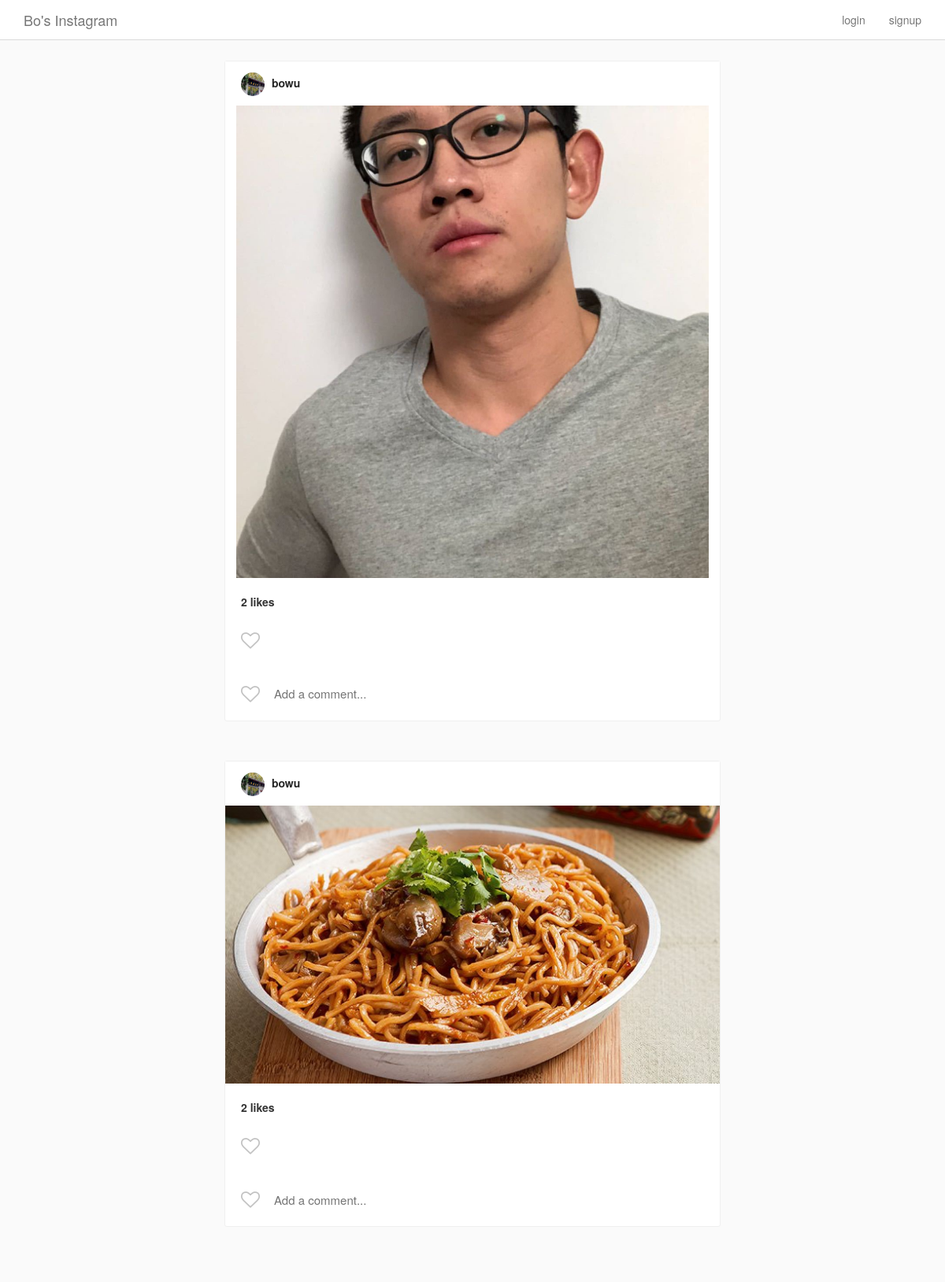
Page /instagram/posts/ on the earlier database version.
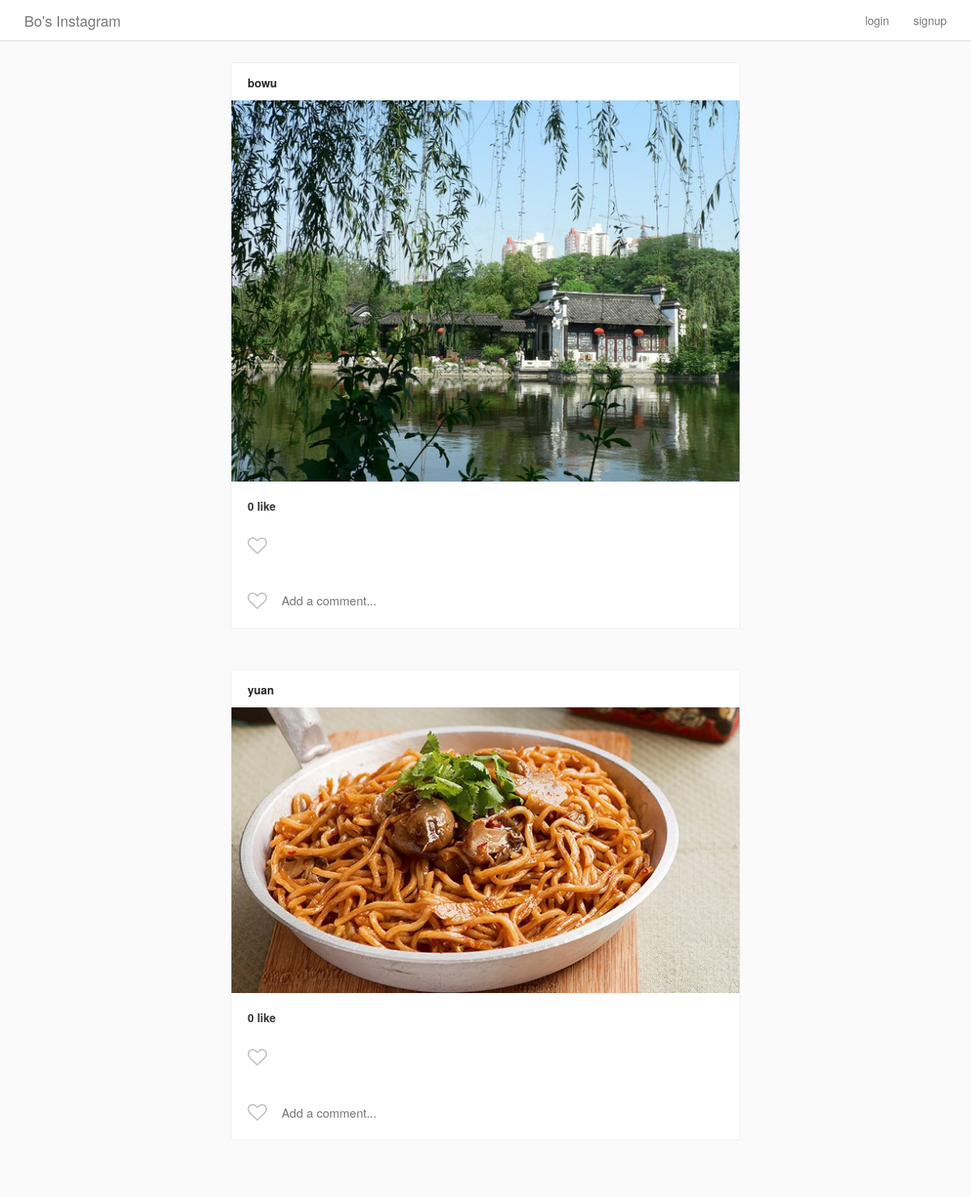
Same page on the later database version.
### Instagram/models.py (models this page shows, shortened)
class Post(models.Model):
    author = models.ForeignKey(
        InstagramUser,
        on_delete = models.CASCADE,
        related_name = 'posts'
    )
    title = models.TextField(blank=True, null=True)
    image = ProcessedImageField(
        upload_to = 'static/images/posts',
        format = 'JPEG',
        options = {'quality':100},
        blank = True,
        null = True
    )
    def get_like_count(self):
        return self.likes.count()

class InstagramUser(AbstractUser):
    profile_picture = ProcessedImageField(
        upload_to = 'static/images/profile_images',
        format = 'JPEG',
        options = {'quality':100},
        blank = True,
        null = True
    )

### Instagram/views.py (the view)
# urls.py: path('posts/', PostsView.as_view(), name='posts'),
class PostsView(ListView):
    context_object_name = "posts"
    model = Post
    template_name = 'index.html'

### Instagram/templatetags/custom_tags.py (called while the page is built)
@register.simple_tag
def user_liked_post(user, post):
    try:
        like = Like.objects.get(post=post, user=user)
        return "fa-heart"
    except:
        return "fa-heart-o"

### templates/index.html (shortened to what this page needs)
{% extends "base.html" %}
{% load custom_tags %}
{% block content %}
<div class="cards-listing">
    {% for post in object_list %}
        <div class="row">
            <div class="card view-update {{ post.id }}">
                <div class="card__panel-head">
                    <div class="poster__info">
                        <a href="{% url 'user_profile' post.author.pk %}" class="poster__name">
                            {% if post.author.profile_picture %}
                                <img class="poster__profilepic" src="/{{ post.author.profile_picture }}">
                            {% endif %}
                            {{ post.author.username }}
                        </a>
                    </div>
                </div>
                <a href="{% url 'post_detail' post.pk %}">
                    <img class="card__main-image" src="/{{ post.image }}">
                </a>
                <div class="card__panel-body">
                    <div class="likes">
                        {% if post.get_like_count %}
                            {{ post.get_like_count }} like{% if post.get_like_count > 1 %}s{% endif %}
                        {% else %}
                            0 like
                        {% endif %}
                    </div>
                    <section class="input-row">
                        <i class="fa {% user_liked_post user post %} submit-like" aria-hidden="true"></i>
                    </section>
                    <section class="input-row">
                        <i class="fa {% user_liked_post user post %} submit-like" aria-hidden="true"></i>
                        <div class="comment-input-wrapper">
                            <input class="add-comment" type="text" placeholder="Add a comment...">
                        </div>
                    </section>
                </div>
            </div>
        </div>
    {% endfor %}
</div>
{% endblock content %}

### templates/base.html (shortened to what this page needs)
<html>
    {% load static %}
    <head>
        <link href="{% static 'vendor/bootstrap/css/bootstrap.min.css' %}" rel="stylesheet">
        <link href="{% static 'vendor/font-awesome-4.6.3/css/font-awesome.min.css' %}" rel="stylesheet">
        <link href="{% static 'css/style.css' %}" rel="stylesheet">
    </head>
    <body>
        {% include 'header.html' %}
        <div class="content-wrapper">
            <div class="container">
                {% block content %}
                {% endblock content%}
            </div>
        </div>
    </body>
</html>

### templates/header.html
<div class="navbar navbar-default navbar-fixed-top" id="main-nav">
    <div class="container desktop">
        <div class="navbar-header">
            <a href="{% url 'posts' %}" class="navbar-brand">Bo's Instagram</a>
        </div>
        <div id="navbar-main">
            <ul class="nav navbar-nav navbar-right">
                {% if user.is_authenticated %}
                    <li>
                      <a href="{% url 'posts' %}">
                        <i class="fa fa-home" aria-hidden="true"></i>
                      </a>
                    </li>
                    <li><a href="{% url 'helloworld' %}"><i class="fa fa-search" aria-hidden="true"></i></a></li>
                    <li><a href="{% url 'create_post' %}"><i class="fa fa-plus %}" aria-hidden="true"></i></a></li>
                    <li><a href="{% url 'user_profile' user.pk %}"><i class="fa fa-user %}" aria-hidden="true"></i></a></li>
                    <li><a href="{% url 'logout' %}"><i class="fa fa-sign-out %}" aria-hidden="true"></i></a></li>
                {% else %}
                    <li>
                        <a href="{% url 'login' %}">login</a>
                    </li>
                    <li>
                        <a href="{% url 'sign_up' %}">signup</a>
                    </li>
                {% endif %}
            </ul>
        </div>
    </div>
</div>

### static/css/style.css (style rules this page uses)
html { height: 100%; }
body { min-height: 100%; background-color: #fafafa; }
.content-wrapper { margin-top: 57px; margin-bottom: 60px; background-color: #fafafa; }
.navbar { background-color: #fff; border-bottom-color: #dbdbdb; }
.cards-listing { max-width: 600px; width: 100%; margin: 20px auto; }
.card { background-color: #fff; margin-bottom: 50px; border: 1px solid #efefef; border-radius: 3px; }
.card__panel-head { background: #fff; padding: 14px 20px 12px; }
.card__panel-head .poster__name { color: #262626; font-weight: bold; }
.card__main-image { max-width: 100%; max-height: 600px; height: auto; margin: 0 auto; display: block; }
.card__panel-body { padding: 20px; padding-bottom: 0; }
.card__panel-body .likes { font-weight: bold; margin-bottom: 5px; }
.input-row { position: relative; display: flex; align-items: center; height: 68px; padding-left: 40px; }
.input-row .submit-like { cursor: pointer; position: absolute; top: 32%; left: 0; color: #C2C2C2; font-size: 24px; }
.input-row .comment-input-wrapper { display: inline-block; color: #262626; font-size: 15px; width: 100%; }
.input-row .comment-input-wrapper input { width: 100%; border: none; outline: none; }

Differences in the rows shown:
changed Post "bowu": image: a different picture; author.profile_picture: picture removed; get_like_count "2" → (not shown); text "like s" → "0 like"
changed Post: author.username "bowu" → "yuan"; author.profile_picture: picture removed; get_like_count "2" → (not shown); text "like s" → "0 like"
